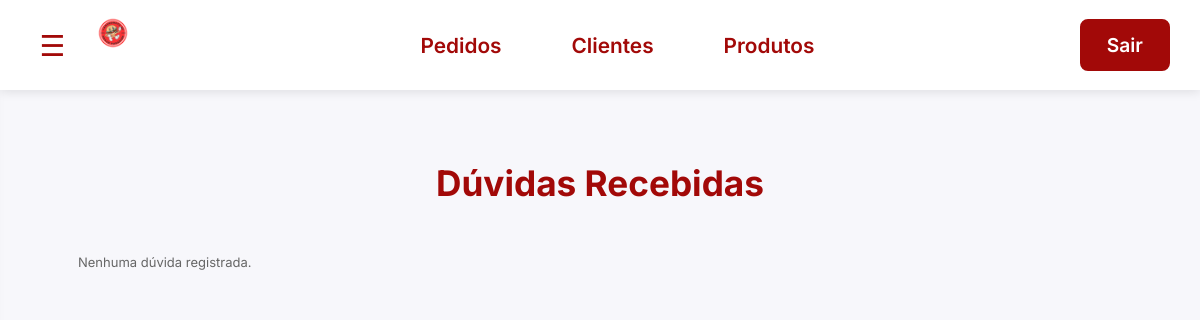
The page /frontend/Admin/duvidas.php (signed in) on the database as committed earlier.
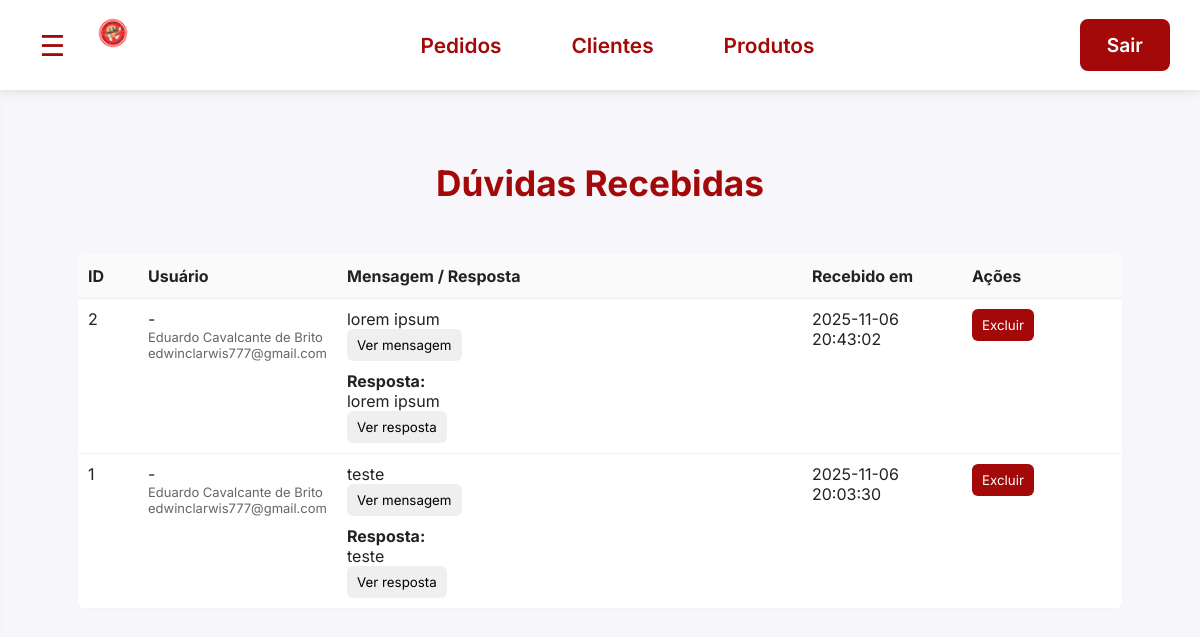
The same page on the database as committed later.
### tables this page shows
CREATE TABLE `duvidas` (
  `id` int(11) NOT NULL,
  `usuario_id` int(11) DEFAULT NULL,
  `nome` varchar(150) NOT NULL,
  `email` varchar(150) NOT NULL,
  `mensagem` text NOT NULL,
  `criado_em` timestamp NOT NULL DEFAULT current_timestamp(),
  `resposta` text DEFAULT NULL,
  `respondida` tinyint(1) NOT NULL DEFAULT 0,
  `resposta_em` datetime DEFAULT NULL
);

### backend/config/DatabaseManager.php (called while the page is built, shortened)
<?php
class DatabaseManager extends Conectar
{
    public function getAllDuvidas()
    {
        try {
            $sql = "SELECT d.*, u.username as usuario_nome FROM duvidas d LEFT JOIN users u ON d.usuario_id = u.id ORDER BY d.criado_em DESC";
            $stmt = $this->prepare($sql);
            $stmt->execute();
            return $stmt->fetchAll(PDO::FETCH_ASSOC);
        } catch (Exception $e) {
            error_log('Erro getAllDuvidas: ' . $e->getMessage());
            return [];
        }
    }
}
?>

### frontend/Admin/duvidas.php (the view, shortened to what this page needs)
<?php
include_once '../../backend/config/DatabaseManager.php';
$db = new DatabaseManager();
$duvidas = $db->getAllDuvidas();
?>
<!DOCTYPE html>
<html lang="pt-br">
<head>
    <link rel="stylesheet" href="pedidos.css">
</head>
<body>
    <header>
        <div class="header-left">
            <button class="btn-menu-lateral" id="btnMenuLateral">☰</button>
            <div class="logo-container">
                <a href="dashboard.php" class="logo"><img src="../imgs/Logo.png" alt="Logo" style="height:36px"></a>
            </div>
        </div>
        <div class="header-center">
            <a href="pedidos.php" class="menu-item">Pedidos</a>
            <a href="clientes.php" class="menu-item">Clientes</a>
            <a href="produtos.php" class="menu-item">Produtos</a>
        </div>
        <a href="logout.php" class="btn-conta">Sair</a>
    </header>
    <main>
        <div class="duvidas-container">
            <h1>Dúvidas Recebidas</h1>
            <?php if (empty($duvidas)): ?>
                <p class="small">Nenhuma dúvida registrada.</p>
            <?php else: ?>
                <table class="duvidas-table">
                    <thead>
                        <tr>
                            <th style="width:60px">ID</th>
                            <th style="width:130px">Usuário</th>
                            <th>Mensagem / Resposta</th>
                            <th style="width:160px">Recebido em</th>
                            <th style="width:160px">Ações</th>
                        </tr>
                    </thead>
                    <tbody>
                        <?php foreach ($duvidas as $d): ?>
                            <tr>
                                <td><?php echo htmlspecialchars($d['id']); ?></td>
                                <td>
                                    <div><?php echo htmlspecialchars($d['usuario_nome'] ?? '-'); ?></div>
                                    <div class="small"><?php echo htmlspecialchars($d['nome']); ?></div>
                                    <div class="small"><?php echo htmlspecialchars($d['email']); ?></div>
                                </td>
                                <td>
                                    <div class="msg-preview"><?php echo nl2br(htmlspecialchars(strlen($d['mensagem'])>300?substr($d['mensagem'],0,300).'...':$d['mensagem'])); ?></div>
                                    <button class="btn-action" data-toggle-id="msg-<?php echo htmlspecialchars($d['id']); ?>">Ver mensagem</button>
                                    <?php if (!empty($d['resposta'])): ?>
                                        <div style="margin-top:10px">
                                            <strong>Resposta:</strong>
                                            <div class="msg-preview"><?php echo nl2br(htmlspecialchars(strlen($d['resposta'])>300?substr($d['resposta'],0,300).'...':$d['resposta'])); ?></div>
                                            <button class="btn-action" data-toggle-id="rep-<?php echo htmlspecialchars($d['id']); ?>">Ver resposta</button>
                                        </div>
                                    <?php endif; ?>
                                </td>
                                <td><?php echo htmlspecialchars($d['criado_em']); ?></td>
                                <td>
                                    <form method="POST" action="../../backend/controllers/admin_delete_duvida.php" onsubmit="return confirm('Excluir dúvida #'+<?php echo json_encode($d['id']); ?>+'?');" style="display:inline-block">
                                        <button type="submit" class="btn-action btn-delete">Excluir</button>
                                    </form>
                                </td>
                            </tr>
                        <?php endforeach; ?>
                    </tbody>
                </table>
            <?php endif; ?>
        </div>
    </main>
</html>

Rows that differ between the two databases and show on the page:
added duvidas: id "2", usuario_nome "-", nome "Eduardo Cavalcante de Brito", email "edwinclarwis777@gmail.com", mensagem "lorem ipsum", resposta "lorem ipsum", criado_em "2025-11-06 20:43:02"
added duvidas: id "1", usuario_nome "-", nome "Eduardo Cavalcante de Brito", email "edwinclarwis777@gmail.com", mensagem "teste", resposta "teste", criado_em "2025-11-06 20:03:30"
Other text that changed with them:
text no longer shown: "Nenhuma dúvida registrada."
text now shown: "ID Usuário Mensagem / Resposta Recebido em Ações"
